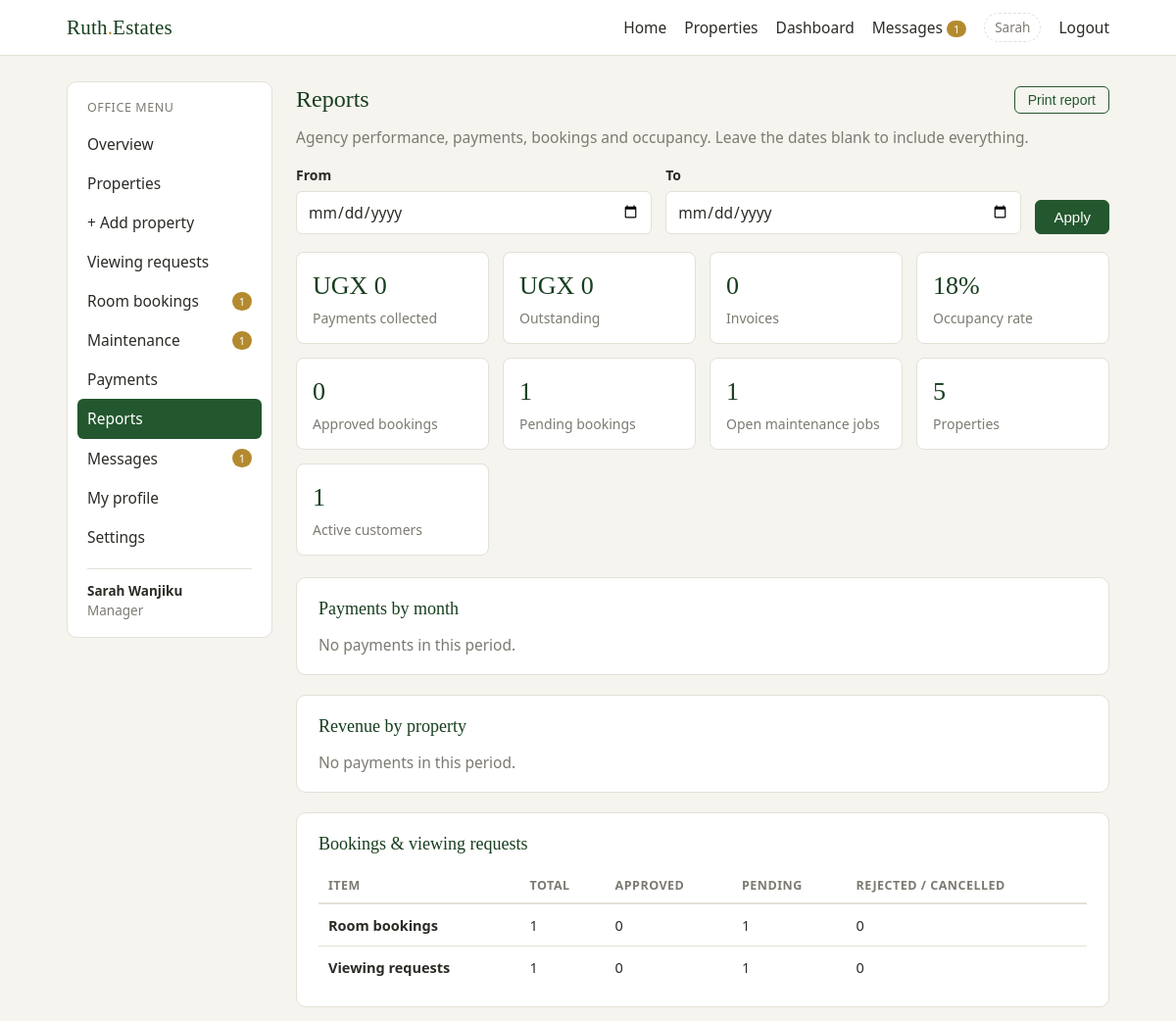
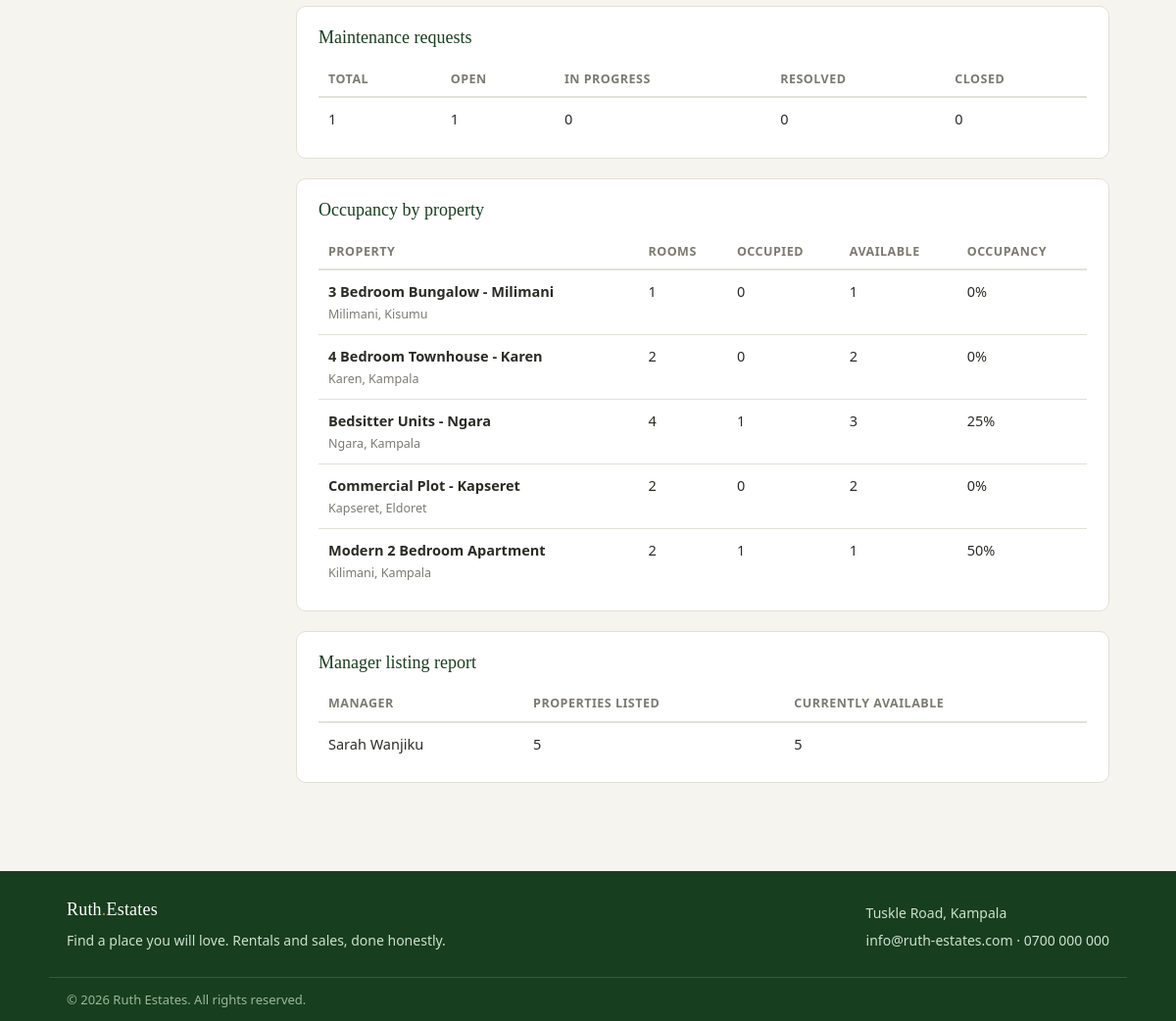
The app's page /manager/reports.php (signed in) with its own data (2 pictures, top to bottom).
### tables this page shows
CREATE TABLE properties (
  id INT AUTO_INCREMENT PRIMARY KEY,
  title VARCHAR(150) NOT NULL,
  description TEXT NOT NULL,
  property_type ENUM('house','apartment','land','commercial') NOT NULL DEFAULT 'house',
  listed_for ENUM('rent','sale') NOT NULL DEFAULT 'rent',
  price DECIMAL(12,2) NOT NULL DEFAULT 0,
  location VARCHAR(120) NOT NULL,
  bedrooms TINYINT UNSIGNED NOT NULL DEFAULT 0,
  bathrooms TINYINT UNSIGNED NOT NULL DEFAULT 0,
  photo VARCHAR(255) DEFAULT NULL,
  status ENUM('available','taken') NOT NULL DEFAULT 'available',
  manager_id INT DEFAULT NULL,
  created_at TIMESTAMP NOT NULL DEFAULT CURRENT_TIMESTAMP,
  CONSTRAINT fk_property_manager FOREIGN KEY (manager_id) REFERENCES users(id) ON DELETE SET NULL
);

### includes/functions.php (called while the page is built, shortened)
<?php
function esc($value)
{
    return htmlspecialchars((string) $value, ENT_QUOTES, 'UTF-8');
}
function money($amount)
{
    return CURRENCY . ' ' . number_format((float) $amount);
}

### manager/reports.php (the view, shortened to what this page needs)
<?php
require_once dirname(__DIR__) . '/config/db.php';
$from = trim($_GET['from'] ?? '');
$to = trim($_GET['to'] ?? '');
$fromDate = ($from !== '' && strtotime($from)) ? date('Y-m-d', strtotime($from)) : '';
$toDate = ($to !== '' && strtotime($to)) ? date('Y-m-d', strtotime($to)) : '';
$pWhere = [];
$pParams = [];
$pWhereSql = $pWhere ? ' WHERE ' . implode(' AND ', $pWhere) : '';
$bWhere = [];
$bParams = [];
$bWhereSql = $bWhere ? ' WHERE ' . implode(' AND ', $bWhere) : '';
$iWhere = [];
$iParams = [];
$iWhereSql = $iWhere ? ' WHERE ' . implode(' AND ', $iWhere) : '';
$mWhere = [];
$mParams = [];
$mWhereSql = $mWhere ? ' WHERE ' . implode(' AND ', $mWhere) : '';
$stmt = $pdo->prepare('SELECT
    COALESCE(SUM(CASE WHEN pay.status = "paid" THEN pay.amount ELSE 0 END), 0) AS collected,
    COALESCE(SUM(CASE WHEN pay.status = "pending" THEN pay.amount ELSE 0 END), 0) AS outstanding,
    COUNT(*) AS invoices
    FROM payments pay' . $pWhereSql);
$stmt->execute($pParams);
$paySummary = $stmt->fetch();
$stmt = $pdo->prepare('SELECT
    COUNT(*) AS total,
    COALESCE(SUM(b.status = "approved"), 0) AS approved,
    COALESCE(SUM(b.status = "pending"), 0) AS pending,
    COALESCE(SUM(b.status = "rejected"), 0) AS rejected,
    COALESCE(SUM(b.status = "cancelled"), 0) AS cancelled
    FROM bookings b' . $bWhereSql);
$stmt->execute($bParams);
$bookingSummary = $stmt->fetch();
$stmt = $pdo->prepare('SELECT
    COUNT(*) AS total,
    COALESCE(SUM(i.status = "approved"), 0) AS approved,
    COALESCE(SUM(i.status = "pending"), 0) AS pending,
    COALESCE(SUM(i.status = "rejected"), 0) AS rejected
    FROM inquiries i' . $iWhereSql);
$stmt->execute($iParams);
$inquirySummary = $stmt->fetch();
$stmt = $pdo->prepare('SELECT
    COUNT(*) AS total,
    COALESCE(SUM(m.status = "open"), 0) AS open,
    COALESCE(SUM(m.status = "in_progress"), 0) AS in_progress,
    COALESCE(SUM(m.status = "resolved"), 0) AS resolved,
    COALESCE(SUM(m.status = "closed"), 0) AS closed
    FROM maintenance_requests m' . $mWhereSql);
$stmt->execute($mParams);
$maintenanceSummary = $stmt->fetch();
$propertyCount = (int) $pdo->query('SELECT COUNT(*) FROM properties')->fetchColumn();
$customerCount = (int) $pdo->query('SELECT COUNT(*) FROM users WHERE role = "customer" AND status = "active"')->fetchColumn();
$roomSummary = $pdo->query('SELECT
    COUNT(*) AS rooms,
    COALESCE(SUM(status = "occupied"), 0) AS occupied,
    COALESCE(SUM(status = "available"), 0) AS available
    FROM rooms')->fetch();
$occupancyRate = (int) $roomSummary['rooms'] > 0 ? round(((int) $roomSummary['occupied'] / (int) $roomSummary['rooms']) * 100) : 0;
$stmt = $pdo->prepare('SELECT
    DATE_FORMAT(COALESCE(pay.paid_at, pay.created_at), "%Y-%m") AS ym,
    COALESCE(SUM(CASE WHEN pay.status = "paid" THEN pay.amount ELSE 0 END), 0) AS collected,
    COALESCE(SUM(CASE WHEN pay.status = "pending" THEN pay.amount ELSE 0 END), 0) AS outstanding,
    COUNT(*) AS invoices
    FROM payments pay' . $pWhereSql . '
    GROUP BY ym ORDER BY ym DESC LIMIT 12');
$stmt->execute($pParams);
$monthly = $stmt->fetchAll();
$stmt = $pdo->prepare('SELECT
    COALESCE(p.title, "Manual payments") AS title,
    COALESCE(SUM(CASE WHEN pay.status = "paid" THEN pay.amount ELSE 0 END), 0) AS collected,
    COALESCE(SUM(CASE WHEN pay.status = "pending" THEN pay.amount ELSE 0 END), 0) AS outstanding,
    COUNT(*) AS invoices
    FROM payments pay
    LEFT JOIN properties p ON p.id = pay.property_id' . $pWhereSql . '
    GROUP BY pay.property_id, p.title
    ORDER BY collected DESC, invoices DESC LIMIT 10');
$stmt->execute($pParams);
$byProperty = $stmt->fetchAll();
$occupancy = $pdo->query('SELECT
    p.id, p.title, p.location,
    COUNT(r.id) AS rooms,
    COALESCE(SUM(r.status = "occupied"), 0) AS occupied,
    COALESCE(SUM(r.status = "available"), 0) AS available
    FROM properties p
    LEFT JOIN rooms r ON r.property_id = p.id
    GROUP BY p.id
    ORDER BY p.title')->fetchAll();
$managers = $pdo->query('SELECT
    u.name,
    COUNT(DISTINCT p.id) AS properties,
    COALESCE(SUM(p.status = "available"), 0) AS available
    FROM users u
    LEFT JOIN properties p ON p.manager_id = u.id
    WHERE u.role = "manager"
    GROUP BY u.id
    ORDER BY properties DESC, u.name')->fetchAll();
include dirname(__DIR__) . '/includes/header.php';
?>
<div class="dash-layout">
<?php include __DIR__ . '/menu.php'; ?>
<main class="dash-main">
  <div class="panel-head">
    <h1>Reports</h1>
    <button class="btn btn-small btn-outline" type="button" onclick="window.print()">Print report</button>
  </div>
  <p class="muted">Agency performance, payments, bookings and occupancy. Leave the dates blank to include everything.</p>
  <form class="field-row" method="get">
    <div><label for="from">From</label><input type="date" id="from" name="from" value="<?php echo esc($fromDate); ?>"></div>
    <div><label for="to">To</label><input type="date" id="to" name="to" value="<?php echo esc($toDate); ?>"></div>
    <button class="btn" type="submit">Apply</button>
  </form>
  <div class="stat-grid">
    <div class="stat"><span><?php echo esc(money($paySummary['collected'])); ?></span>Payments collected</div>
    <div class="stat"><span><?php echo esc(money($paySummary['outstanding'])); ?></span>Outstanding</div>
    <div class="stat"><span><?php echo (int) $paySummary['invoices']; ?></span>Invoices</div>
    <div class="stat"><span><?php echo $occupancyRate; ?>%</span>Occupancy rate</div>
    <div class="stat"><span><?php echo (int) $bookingSummary['approved']; ?></span>Approved bookings</div>
    <div class="stat"><span><?php echo (int) $bookingSummary['pending']; ?></span>Pending bookings</div>
    <div class="stat"><span><?php echo (int) $maintenanceSummary['open'] + (int) $maintenanceSummary['in_progress']; ?></span>Open maintenance jobs</div>
    <div class="stat"><span><?php echo $propertyCount; ?></span>Properties</div>
    <div class="stat"><span><?php echo $customerCount; ?></span>Active customers</div>
  </div>
  <div class="panel">
    <h2>Payments by month</h2>
    <?php if (!$monthly): ?>
      <p class="muted">No payments in this period.</p>
    <?php endif; ?>
  </div>
  <div class="panel">
    <h2>Revenue by property</h2>
    <?php if (!$byProperty): ?>
      <p class="muted">No payments in this period.</p>
    <?php endif; ?>
  </div>
  <div class="panel">
    <h2>Bookings &amp; viewing requests</h2>
    <div class="table-wrap">
    <table class="table">
      <thead><tr><th>Item</th><th>Total</th><th>Approved</th><th>Pending</th><th>Rejected / cancelled</th></tr></thead>
      <tbody>
        <tr>
          <td><b>Room bookings</b></td>
          <td><?php echo (int) $bookingSummary['total']; ?></td>
          <td><?php echo (int) $bookingSummary['approved']; ?></td>
          <td><?php echo (int) $bookingSummary['pending']; ?></td>
          <td><?php echo (int) $bookingSummary['rejected'] + (int) $bookingSummary['cancelled']; ?></td>
        </tr>
        <tr>
          <td><b>Viewing requests</b></td>
          <td><?php echo (int) $inquirySummary['total']; ?></td>
          <td><?php echo (int) $inquirySummary['approved']; ?></td>
          <td><?php echo (int) $inquirySummary['pending']; ?></td>
          <td><?php echo (int) $inquirySummary['rejected']; ?></td>
        </tr>
      </tbody>
    </table>
    </div>
  </div>
  <div class="panel">
    <h2>Maintenance requests</h2>
    <div class="table-wrap">
    <table class="table">
      <thead><tr><th>Total</th><th>Open</th><th>In progress</th><th>Resolved</th><th>Closed</th></tr></thead>
      <tbody>
        <tr>
          <td><?php echo (int) $maintenanceSummary['total']; ?></td>
          <td><?php echo (int) $maintenanceSummary['open']; ?></td>
          <td><?php echo (int) $maintenanceSummary['in_progress']; ?></td>
          <td><?php echo (int) $maintenanceSummary['resolved']; ?></td>
          <td><?php echo (int) $maintenanceSummary['closed']; ?></td>
        </tr>
      </tbody>
    </table>
    </div>
  </div>
  <div class="panel">
    <h2>Occupancy by property</h2>
    <?php if (!$occupancy): ?>
      <p class="muted">No properties yet.</p>
    <?php else: ?>
      <div class="table-wrap">
      <table class="table">
        <thead><tr><th>Property</th><th>Rooms</th><th>Occupied</th><th>Available</th><th>Occupancy</th></tr></thead>
        <tbody>
        <?php foreach ($occupancy as $row): ?>
          <?php $rate = (int) $row['rooms'] > 0 ? round(((int) $row['occupied'] / (int) $row['rooms']) * 100) : 0; ?>
          <tr>
            <td><b><?php echo esc($row['title']); ?></b><br><small class="muted"><?php echo esc($row['location']); ?></small></td>
            <td><?php echo (int) $row['rooms']; ?></td>
            <td><?php echo (int) $row['occupied']; ?></td>
            <td><?php echo (int) $row['available']; ?></td>
            <td><?php echo $rate; ?>%</td>
          </tr>
        <?php endforeach; ?>
        </tbody>
      </table>
      </div>
    <?php endif; ?>
  </div>
  <div class="panel">
    <h2>Manager listing report</h2>
    <?php if (!$managers): ?>
      <p class="muted">No managers yet.</p>
    <?php else: ?>
      <div class="table-wrap">
      <table class="table">
        <thead><tr><th>Manager</th><th>Properties listed</th><th>Currently available</th></tr></thead>
        <tbody>
        <?php foreach ($managers as $m): ?>
          <tr>
            <td><?php echo esc($m['name']); ?></td>
            <td><?php echo (int) $m['properties']; ?></td>
            <td><?php echo (int) $m['available']; ?></td>
          </tr>
        <?php endforeach; ?>
        </tbody>
      </table>
      </div>
    <?php endif; ?>
  </div>
</main>
</div>
<?php include dirname(__DIR__) . '/includes/footer.php'; ?>

### assets/css/style.css (style rules this page uses)
:root { --green: #23572e; --green-dark: #173e1e; --green-light: #e7f0e7; --cream: #f6f4ef; --ink: #2b2b26; --muted: #7c7a71; --line: #e3e0d7; --danger: #a4322a; --pending: #8a6d1f; --pending-bg: #f5ecd0; }
* { margin: 0; padding: 0; box-sizing: border-box; }
body { font-family: "Segoe UI", Arial, Helvetica, sans-serif; background: var(--cream); color: var(--ink); font-size: 15.5px; line-height: 1.55; overflow-x: hidden; }
h1, h2, h3, .brand { font-family: Georgia, "Times New Roman", serif; font-weight: normal; }
.muted { color: var(--muted); }
.btn { display: inline-block; background: var(--green); color: #fff; border: 1px solid var(--green); border-radius: 6px; padding: 8px 18px; font-size: 15px; cursor: pointer; text-decoration: none; }
.btn-outline { background: transparent; color: var(--green); }
.btn-small { padding: 5px 13px; font-size: 14px; }
input, select, textarea { width: 100%; padding: 8px 11px; border: 1px solid var(--line); border-radius: 6px; background: #fff; font: inherit; color: var(--ink); }
label { display: block; margin: 12px 0 5px; font-weight: 600; font-size: 14px; }
form:not(.stack) label { margin-top: 0; }
.dash-layout { display: flex; gap: 24px; align-items: flex-start; }
.dash-main { flex: 1; min-width: 0; }
.dash-main h1 { font-size: 24px; color: var(--green-dark); }
.dash-main > p.muted { margin-bottom: 16px; }
.stat-grid { display: grid; grid-template-columns: repeat(auto-fit, minmax(160px, 1fr)); gap: 14px; margin: 18px 0 22px; }
.stat { background: #fff; border: 1px solid var(--line); border-radius: 8px; padding: 14px 16px; color: var(--muted); font-size: 14px; }
.stat span { display: block; font-family: Georgia, serif; font-size: 26px; color: var(--green-dark); margin-bottom: 2px; }
.panel { background: #fff; border: 1px solid var(--line); border-radius: 10px; padding: 18px 22px; margin-bottom: 20px; }
.panel h2 { font-size: 18px; color: var(--green-dark); margin-bottom: 10px; }
.panel-head { display: flex; justify-content: space-between; align-items: center; gap: 14px; margin-bottom: 8px; flex-wrap: wrap; }
.panel-head h1, .panel-head h2 { margin-bottom: 0; }
.table { width: 100%; border-collapse: collapse; font-size: 14.5px; }
.table th { text-align: left; font-size: 12.5px; text-transform: uppercase; letter-spacing: 0.5px; color: var(--muted); padding: 8px 10px; border-bottom: 2px solid var(--line); }
.table td { padding: 10px; border-bottom: 1px solid var(--line); vertical-align: top; }
.table tr:last-child td { border-bottom: none; }
.table small.muted { font-size: 12.5px; }
.field-row { display: flex; gap: 14px; flex-wrap: wrap; align-items: flex-end; }
.field-row > div { flex: 1 1 150px; }
.field-row .btn { flex: 0 0 auto; }
body { -webkit-text-size-adjust: 100%; }
.btn, button, .nav-toggle { touch-action: manipulation; }
.table-wrap { overflow-x: auto; -webkit-overflow-scrolling: touch; }

### records on screen
properties: title "3 Bedroom Bungalow - Milimani", location "Milimani, Kisumu", rooms "1", occupied "0", available "1", rate "0"
properties: title "4 Bedroom Townhouse - Karen", location "Karen, Kampala", rooms "2", occupied "0", available "2", rate "0"
properties: title "Bedsitter Units - Ngara", location "Ngara, Kampala", rooms "4", occupied "1", available "3", rate "25"
properties: title "Commercial Plot - Kapseret", location "Kapseret, Eldoret", rooms "2", occupied "0", available "2", rate "0"
properties: title "Modern 2 Bedroom Apartment", location "Kilimani, Kampala", rooms "2", occupied "1", available "1", rate "50"

### other values on screen
$unread "1"
explode(' ', $user['name'])[0] "Sarah"
$label "Overview"
$label "Properties"
$label "+ Add property"
$label "Viewing requests"
$label "Room bookings"
$pendingBookings "1"
$label "Maintenance"
$openMaintenance "1"
$label "Payments"
$label "Reports"
$label "Messages"
$label "My profile"
$label "Settings"
